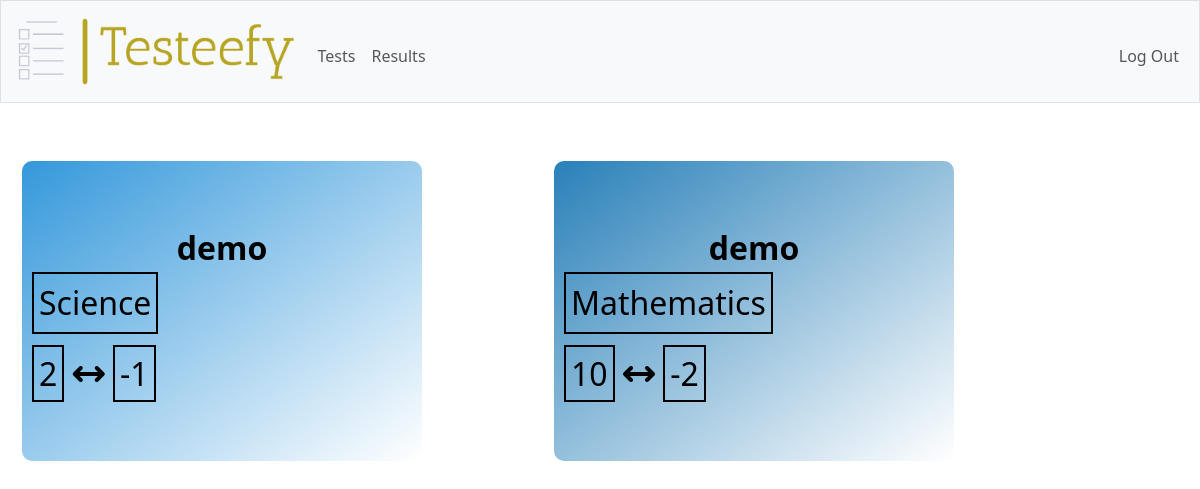
The page /result (signed in) on the database its author committed.
### tables this page shows
CREATE TABLE 'test' ('ID' INTEGER PRIMARY KEY AUTOINCREMENT,
Topic TEXT,
Subject TEXT,
Examiner_id INTEGER,
Max_marks INTEGER,
Min_marks INTEGER, 'Num_of_question' INTEGER, Num_of_attempts INTEGER DEFAULT 0,
FOREIGN KEY(Examiner_id) REFERENCES user(ID));

### app.py (the view)
@app.route("/result")
@login_required
def result():
    id=request.args.get("Test_id")
    if id == None:
        tests = db.execute(
            "select * from test where ID in (select DISTINCT test_id from Result Where User_Id = ?)"
            ,[session["user_id"],]
        ).fetchall()
        return render_template("result.html",tests = tests , sub_dict=SUBJECT_DICT)
    tests = db.execute(
            "select * from Result Where User_Id = ? and Test_id = ?"
            ,[session["user_id"],id]
        ).fetchall()
    return render_template("result_id.html",tests = tests , sub_dict=SUBJECT_DICT)

### helpers.py (called while the page is built)
def login_required(f):
    @wraps(f)
    def decorated_function(*args, **kwargs):
        if session.get("user_id") is None:
            return redirect("/login")
        return f(*args, **kwargs)
    return decorated_function

### templates/result.html (shortened to what this page needs)
{% extends "layout.html" %}
{% block stylesheet %}
    <link href="/static/styles_tests.css" rel="stylesheet">
{% endblock %}
{% block main %}
<div class="large_card_container">
    {% for i in tests %}
    <a href="/result?Test_id={{ i[0] }}">
        <div class="card_large" style="--grad-color: {{ sub_dict[i[2]] }}; font-size: xx-large;" >
            <div class="card-body">
                <b class="card-title">{{ i[1] }}</b>
                <p class="card-text box">{{ i[2] }}</p>
                <span class="bottom-row">
                    <span>
                        <span class="box">{{ i[4] }}</span>
                        <i class="fa-sharp fa-solid fa-arrows-left-right" style="color: #000000;"></i>
                        <span class="box">{{ i[5] }}</span>
                    </span>
                </span>
            </div>
        </div>
        </a>
    {% endfor %}
</div>
{% endblock %}

### static/styles_tests.css (style rules this page uses)
body { width: 100vw; overflow-x: hidden; }
.box { border-style: solid; border-width: 2px; width: max-content; padding: 5px; }
.bottom-row { display: flex; justify-content: space-between; }
.card , .card_large { background-image: linear-gradient(to bottom right, var(--grad-color),white); }
.card_large { width: 400px; aspect-ratio: 4/3; font-size: large; margin : 10px; border-radius: 10px; display: flex; justify-content: center; align-items: center; padding: 10px; }
.large_card_container { display: grid; grid-template-columns: auto auto auto; }
a { text-decoration: none; color: black; }

### rows shown on the page
test: Topic "demo", Subject "Science", Max_marks "2", Min_marks "-1"
test: Topic "demo", Subject "Mathematics", Max_marks "10", Min_marks "-2"
